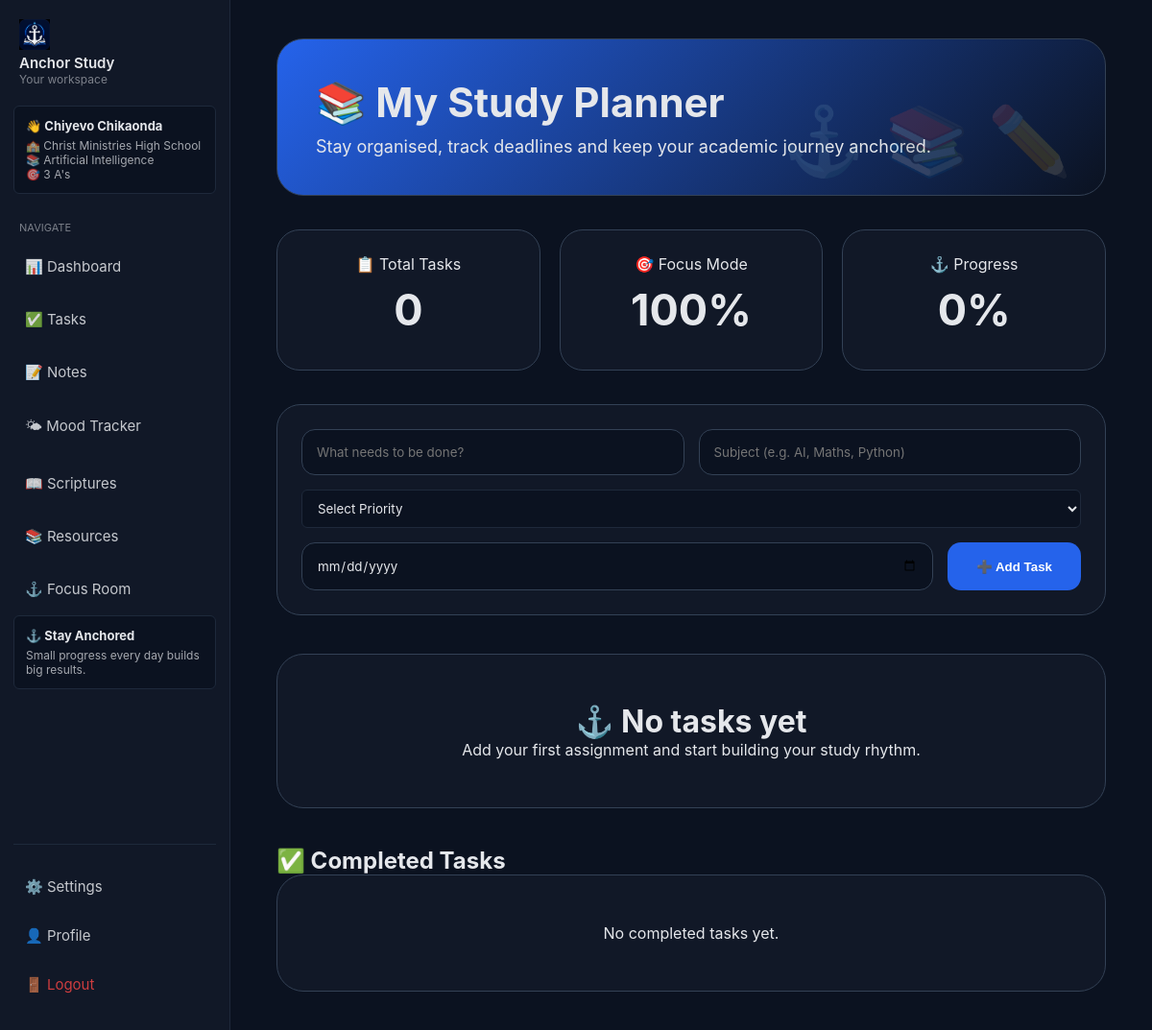
Page /tasks (signed in) on the committed database.
### tables this page shows
CREATE TABLE users(

        id INTEGER PRIMARY KEY AUTOINCREMENT,

        full_name TEXT,

        education_level TEXT,

        institution TEXT,

        study_level TEXT,

        subjects TEXT,

        study_goal TEXT,

        academic_target TEXT,

        username TEXT UNIQUE,

        password TEXT,

        birthday TEXT,

        theme TEXT DEFAULT 'light'

    );

### ai_student_assistant/routes/tasks.py (the view, shortened to what this page needs)
@tasks.route("/tasks")
def task_page():
    if "user" not in session:
        return redirect(url_for("auth.login"))
    username = session["user"]
    conn = get_db()
    task_list = conn.execute(
        """
        SELECT *
        FROM tasks
        WHERE username = ?
        ORDER BY
            CASE priority
                WHEN 'High' THEN 1
                WHEN 'Medium' THEN 2
                WHEN 'Low' THEN 3
                ELSE 4
            END,
            due_date ASC
        """,
        (username,)
    ).fetchall()
    completed_list = conn.execute(
    """
    SELECT *
    FROM tasks
    WHERE username = ? AND status = 'done'
    ORDER BY due_date DESC
    """,
    (username,)
).fetchall()
    today = datetime.today().date()
    tasks_with_dates = []
    completed_tasks = conn.execute(
        """
        SELECT COUNT(*)
        FROM tasks
        WHERE username = ? AND status = 'done'
        """,
        (username,)
    ).fetchone()[0]
    total_tasks = len(task_list)
    if total_tasks > 0:
        progress = int((completed_tasks / total_tasks) * 100)
    else:
        progress = 0
    conn.close()
    return render_template(
    "tasks.html",
    tasks=tasks_with_dates,
    completed_tasks=completed_list,
    progress=progress
)

### ai_student_assistant/database.py (called while the page is built)
def get_db():
    conn = sqlite3.connect(DB_NAME)
    conn.row_factory = sqlite3.Row
    return conn

### app.py (called while the page is built)
@app.context_processor
def inject_user_profile():
    conn = get_db()
    profile_user = conn.execute(
        "SELECT * FROM users LIMIT 1"
    ).fetchone()
    conn.close()
    return {
        "profile_user": profile_user
    }

### ai_student_assistant/templates/tasks.html (shortened to what this page needs)
{% extends "base.html" %}
{% block content %}
<div class="tasks-page">
<section class="tasks-header">
<h1>
📚 My Study Planner
</h1>
<p>
Stay organised, track deadlines and keep your academic journey anchored.
</p>
</section>
<section class="summary-grid">
<div class="summary-card">
<p>
📋 Total Tasks
</p>
<h2>
{{ tasks|length }}
</h2>
</div>
<div class="summary-card">
<p>
🎯 Focus Mode
</p>
<h2>
100%
</h2>
</div>
<div class="summary-card">
<p>
⚓ Progress
</p>
<h2>
{{ progress }}%
</h2>
</div>
</section>
<form action="/add_task" method="POST" class="task-form">
<input
type="text"
name="task"
placeholder="What needs to be done?"
required
>
<input
type="text"
name="subject"
placeholder="Subject (e.g. AI, Maths, Python)"
required
>
<select name="priority" required>
<option value="">
Select Priority
</option>
</select>
<input
type="date"
name="due_date"
required
>
<button>
➕ Add Task
</button>
</form>
{% if tasks %}
{% for task in tasks %}
<div class="task-card">
<h3>
📌 {{ task.title }}
</h3>
<p>
📚 Subject:
<strong>
{{ task.subject }}
</strong>
</p>
<p>
📅 Due:
<strong>
{{ task.due_date }}
</strong>
</p>
<div class="deadline">
{% if task.deadline_status == "Overdue" %}
🔴 {{ task.deadline_status }}
{% elif task.deadline_status == "Due Today" %}
🟠 {{ task.deadline_status }}
{% elif task.deadline_status == "Due Tomorrow" %}
🟡 {{ task.deadline_status }}
{% elif task.deadline_status == "Completed" %}
✅ Completed
{% else %}
🟢 {{ task.deadline_status }}
{% endif %}
</div>
<p>
⚡ Priority:
{% if task.priority == "High" %}
<span class="priority high">
🔴 High
</span>
{% elif task.priority == "Medium" %}
<span class="priority medium">
🟡 Medium
</span>
{% else %}
<span class="priority low">
🟢 Low
</span>
{% endif %}
</p>
<div class="status">
{% if task.status=="active" %}
🟢 Active
{% elif task.status=="done" %}
✅ Completed
{% else %}
🟡 Backlog
{% endif %}
</div>
<div class="actions">
{% if task.status!="done" %}
<a
href="/complete/{{task.id}}"
class="complete">
✔ Complete
</a>
{% endif %}
<a
href="/delete/{{task.id}}"
class="delete"
onclick="return confirm('Delete this task?')"
>
🗑 Delete
</a>
</div>
</div>
{% endfor %}
{% else %}
<div class="empty">
<h2>
⚓ No tasks yet
</h2>
<p>
Add your first assignment and start building your study rhythm.
</p>
</div>
{% endif %}
<h2 style="margin-top:40px;">
✅ Completed Tasks
</h2>
{% if completed_tasks %}
{% for task in completed_tasks %}
<div class="task-card completed-card">
<h3>
{{ task.title }}
</h3>
<p>
Completed 🎉
</p>
<div class="actions">
<a
href="/delete/{{task.id}}"
class="delete"
onclick="return confirm('Delete this task?')"
>
🗑 Delete
</a>
</div>
</div>
{% endfor %}
{% else %}
<div class="empty">
<p>
No completed tasks yet.
</p>
</div>
{% endif %}
</div>
{% endblock %}

### ai_student_assistant/templates/base.html (shortened to what this page needs)
<!DOCTYPE html>
<html>
<head>
</head>
<body>
{% if request.path not in ['/', '/login', '/signup'] %}
    <div class="sidebar main-sidebar">
        <div class="logo">
            <img src="{{ url_for('static', filename='anchor-study-logo.png') }}" alt="Anchor Study Logo" class="logo-image">
            <h2>Anchor Study</h2>
            <p>Your workspace</p>
        </div>
        {% if profile_user %}
            <div class="student-mini-card">
                <h3>👋 {{ profile_user["full_name"] }}</h3>
                <p>🏫 {{ profile_user["institution"] }}</p>
                <p>📚 {{ profile_user["subjects"] }}</p>
                <p>🎯 {{ profile_user["study_goal"] }}</p>
            </div>
        {% endif %}
        <div class="menu-title">NAVIGATE</div>
        <a href="/dashboard">📊 Dashboard</a>
        <a href="/tasks" class="desktop-link">✅ Tasks</a>
        <a href="/notes" class="desktop-link">📝 Notes</a>
        <a href="/mood">🌤 Mood Tracker</a>
        <a href="/scriptures">📖 Scriptures</a>
        <a href="/resources">📚 Resources</a>
        <a href="/timer">⚓ Focus Room</a>
        <div class="study-card">
            <h3>⚓ Stay Anchored</h3>
            <p>Small progress every day builds big results.</p>
        </div>
        <div class="menu-bottom">
            <a href="/settings">⚙️ Settings</a>
            <a href="/profile/edit" class="desktop-link">👤 Profile</a>
           <a href="/logout" class="logout" onclick="resetTheme()">🚪 Logout</a>
        </div>
    </div>
{% endif %}
{% if request.path == "/" %}
    <div class="welcome-main">
{% else %}
    <div class="main">
{% endif %}
{% block content %}
{% endblock %}
</div>
</body>
</html>

### ai_student_assistant/templates/base.html (style rules this page uses)
:root, [data-theme="default"] { --background: #07111f; --sidebar: #111827; --card: #0f172a; --accent: #2563eb; --text: #e5e7eb; --soft: #1e293b; --border: #334155; }
* { box-sizing: border-box; margin: 0; padding: 0; }
:root { --background: #0b1220; --sidebar: #111827; --card: #111827; --accent: #2563eb; --text: #e5e7eb; --soft: #1e293b; --border: #334155; }
body { min-height: 100vh; font-family: -apple-system, BlinkMacSystemFont, "Segoe UI", Helvetica, Arial, sans-serif; background: var(--background); color: var(--text); transition: background 0.4s ease, color 0.4s ease; overflow-x: hidden; }
html { scroll-behavior: smooth; }
.sidebar, .desktop-sidebar, .mobile-sidebar, .main, .welcome-main, .welcome-navbar { position: relative; z-index: 1; }
.sidebar { position: fixed; left: 0; top: 0; bottom: 0; width: 240px; background: var(--sidebar); padding: 20px 14px; display: flex; flex-direction: column; border-right: 1px solid var(--soft); overflow-y: auto; z-index: 1000; transition: transform 0.3s ease; }
.logo { margin-bottom: 20px; padding: 0 6px; }
.logo-image { width: 32px; height: 32px; object-fit: contain; }
.logo h2 { font-size: 15px; font-weight: 600; }
.logo p { font-size: 12px; opacity: 0.5; }
.student-mini-card, .study-card { background: var(--background); border: 1px solid var(--soft); border-radius: 6px; padding: 12px; margin-bottom: 16px; }
.student-mini-card h3, .study-card h3 { font-size: 13px; margin-bottom: 5px; }
.student-mini-card p, .study-card p { font-size: 12px; opacity: 0.7; }
.menu-title { font-size: 11px; opacity: 0.5; margin: 12px 6px 6px; }
.sidebar a { display: flex; align-items: center; gap: 10px; padding: 14px 12px; margin: 4px 0; border-radius: 12px; text-decoration: none; color: var(--text); font-size: 15px; opacity: 0.85; transition: background .2s ease, transform .2s ease; }
.menu-bottom { margin-top: auto; border-top: 1px solid var(--soft); padding-top: 16px; }
.logout { color: #ef4444 !important; }
.main { margin-left: 240px; padding: 40px 48px; min-height: 100vh; max-width: 1100px; }
button { background: var(--accent); color: white; border: none; padding: 8px 14px; border-radius: 6px; cursor: pointer; }
input, textarea, select { width: 100%; background: var(--background); color: var(--text); border: 1px solid var(--soft); border-radius: 6px; padding: 10px 12px; font-family: inherit; }

### ai_student_assistant/templates/tasks.html (style rules this page uses)
.tasks-page { max-width:1200px; margin:auto; }
.tasks-header { background: linear-gradient( 135deg, var(--accent), transparent ); padding:40px; border-radius:28px; margin-bottom:35px; border:1px solid var(--border); position:relative; overflow:hidden; }
.tasks-header::after { content:"⚓ 📚 ✏️"; position:absolute; right:35px; bottom:15px; font-size:70px; opacity:.15; animation:float 5s infinite ease-in-out; }
.tasks-header h1 { font-size:42px; margin:0; }
.tasks-header p { color:var(--text-muted); font-size:18px; margin-top:10px; }
.summary-grid { display:grid; grid-template-columns: repeat(auto-fit,minmax(220px,1fr)); gap:20px; margin-bottom:35px; }
.summary-card { background:var(--card); border:1px solid var(--border); border-radius:24px; padding:25px; text-align:center; box-shadow:0 10px 25px var(--shadow); }
.summary-card h2 { color:var(--accent-light); font-size:45px; margin:10px 0; }
.summary-card p { color:var(--text-muted); }
.task-form { background:var(--card); border:1px solid var(--border); padding:25px; border-radius:25px; display:flex; gap:15px; flex-wrap:wrap; margin-bottom:40px; }
.task-form input { flex:1; min-width:220px; padding:15px; border-radius:14px; border:1px solid var(--border); background:var(--background); color:var(--text); }
.task-form button { background:var(--accent); color:white; border:none; padding:15px 30px; border-radius:14px; cursor:pointer; font-weight:bold; }
.empty { background:var(--card); border:1px solid var(--border); padding:50px; text-align:center; border-radius:28px; }
.empty h2 { font-size:32px; }

### rows in the picture
users: full_name "Chiyevo Chikaonda", institution "Christ Ministries High School", subjects "Artificial Intelligence", study_goal "3 A's"

### other values in the picture
{{ tasks|length }} "0"
{{ progress }} "0"
